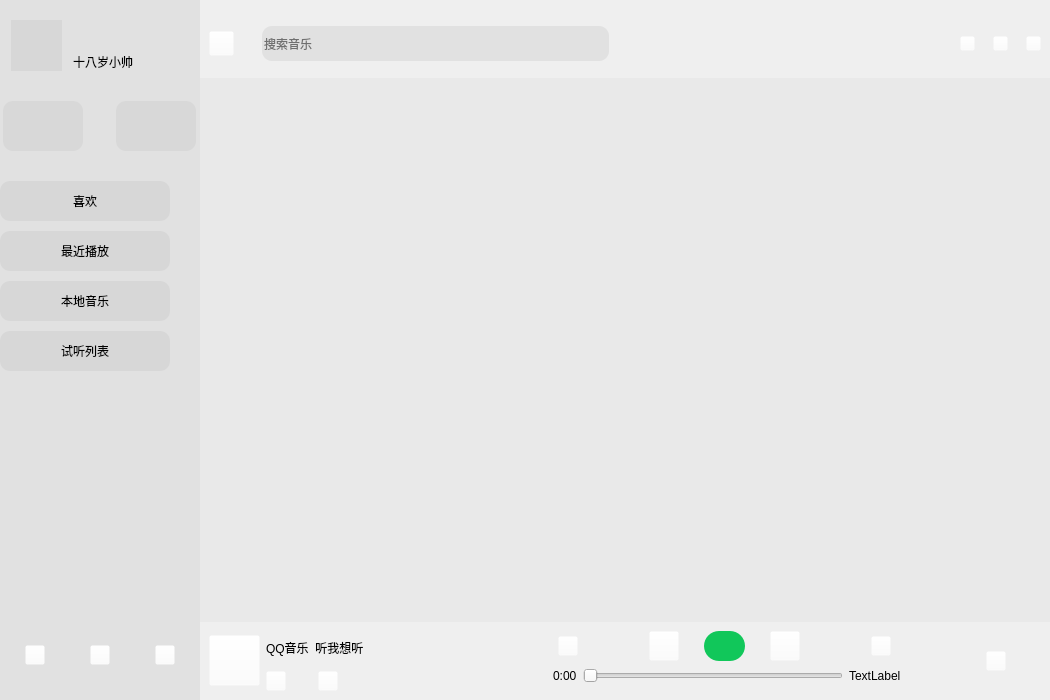
<?xml version="1.0" encoding="UTF-8"?>
<ui version="4.0">
 <class>MainWindow</class>
 <widget class="QMainWindow" name="MainWindow">
  <property name="geometry">
   <rect>
    <x>0</x>
    <y>0</y>
    <width>1050</width>
    <height>700</height>
   </rect>
  </property>
  <property name="windowTitle">
   <string>MainWindow</string>
  </property>
  <widget class="QWidget" name="centralwidget">
   <layout class="QGridLayout" name="gridLayout">
    <property name="leftMargin">
     <number>0</number>
    </property>
    <property name="topMargin">
     <number>0</number>
    </property>
    <property name="rightMargin">
     <number>0</number>
    </property>
    <property name="bottomMargin">
     <number>0</number>
    </property>
    <property name="spacing">
     <number>0</number>
    </property>
    <item row="0" column="0">
     <layout class="QHBoxLayout" name="horizontalLayout" stretch="0,11">
      <property name="spacing">
       <number>0</number>
      </property>
      <item>
       <widget class="QWidget" name="widget" native="true">
        <property name="minimumSize">
         <size>
          <width>200</width>
          <height>0</height>
         </size>
        </property>
        <property name="maximumSize">
         <size>
          <width>200</width>
          <height>16777215</height>
         </size>
        </property>
        <property name="styleSheet">
         <string notr="true">background-color: rgba(196, 196, 196,80);</string>
        </property>
        <layout class="QGridLayout" name="gridLayout_3">
         <property name="leftMargin">
          <number>0</number>
         </property>
         <property name="topMargin">
          <number>0</number>
         </property>
         <property name="rightMargin">
          <number>0</number>
         </property>
         <property name="bottomMargin">
          <number>0</number>
         </property>
         <property name="spacing">
          <number>0</number>
         </property>
         <item row="0" column="0">
          <layout class="QVBoxLayout" name="verticalLayout_5">
           <property name="spacing">
            <number>30</number>
           </property>
           <item>
            <layout class="QHBoxLayout" name="horizontalLayout_10">
             <property name="spacing">
              <number>10</number>
             </property>
             <property name="leftMargin">
              <number>10</number>
             </property>
             <property name="topMargin">
              <number>20</number>
             </property>
             <item>
              <widget class="QLabel" name="label_4">
               <property name="minimumSize">
                <size>
                 <width>51</width>
                 <height>51</height>
                </size>
               </property>
               <property name="maximumSize">
                <size>
                 <width>51</width>
                 <height>51</height>
                </size>
               </property>
               <property name="text">
                <string/>
               </property>
               <property name="scaledContents">
                <bool>true</bool>
               </property>
              </widget>
             </item>
             <item>
              <widget class="QLabel" name="label_5">
               <property name="minimumSize">
                <size>
                 <width>61</width>
                 <height>0</height>
                </size>
               </property>
               <property name="maximumSize">
                <size>
                 <width>61</width>
                 <height>16777215</height>
                </size>
               </property>
               <property name="styleSheet">
                <string notr="true">font: 9pt &quot;Microsoft YaHei UI&quot;;
background-color: rgba(255, 255, 255,0);</string>
               </property>
               <property name="text">
                <string>十八岁小帅</string>
               </property>
               <property name="alignment">
                <set>Qt::AlignBottom|Qt::AlignLeading|Qt::AlignLeft</set>
               </property>
              </widget>
             </item>
             <item>
              <widget class="QLabel" name="label_6">
               <property name="minimumSize">
                <size>
                 <width>21</width>
                 <height>21</height>
                </size>
               </property>
               <property name="maximumSize">
                <size>
                 <width>21</width>
                 <height>21</height>
                </size>
               </property>
               <property name="styleSheet">
                <string notr="true">background-color: rgba(255, 255, 255,0);</string>
               </property>
               <property name="text">
                <string/>
               </property>
               <property name="pixmap">
                <pixmap resource="111.qrc">:/icon/17.png</pixmap>
               </property>
               <property name="scaledContents">
                <bool>true</bool>
               </property>
              </widget>
             </item>
             <item>
              <widget class="QLabel" name="label_7">
               <property name="minimumSize">
                <size>
                 <width>21</width>
                 <height>21</height>
                </size>
               </property>
               <property name="maximumSize">
                <size>
                 <width>21</width>
                 <height>21</height>
                </size>
               </property>
               <property name="styleSheet">
                <string notr="true">background-color: rgba(255, 255, 255,0);</string>
               </property>
               <property name="text">
                <string/>
               </property>
               <property name="pixmap">
                <pixmap resource="111.qrc">:/icon/28.png</pixmap>
               </property>
               <property name="scaledContents">
                <bool>true</bool>
               </property>
              </widget>
             </item>
            </layout>
           </item>
           <item>
            <layout class="QHBoxLayout" name="horizontalLayout_9">
             <item>
              <widget class="QPushButton" name="pushButton_5">
               <property name="minimumSize">
                <size>
                 <width>80</width>
                 <height>50</height>
                </size>
               </property>
               <property name="maximumSize">
                <size>
                 <width>80</width>
                 <height>50</height>
                </size>
               </property>
               <property name="styleSheet">
                <string notr="true">border-radius:10px;
background-color: rgba(201, 201, 201,100);</string>
               </property>
               <property name="text">
                <string/>
               </property>
               <property name="iconSize">
                <size>
                 <width>30</width>
                 <height>30</height>
                </size>
               </property>
              </widget>
             </item>
             <item>
              <widget class="QPushButton" name="pushButton_6">
               <property name="minimumSize">
                <size>
                 <width>80</width>
                 <height>50</height>
                </size>
               </property>
               <property name="maximumSize">
                <size>
                 <width>80</width>
                 <height>50</height>
                </size>
               </property>
               <property name="styleSheet">
                <string notr="true">border-radius:10px;
background-color: rgba(201, 201, 201,100);</string>
               </property>
               <property name="text">
                <string/>
               </property>
               <property name="iconSize">
                <size>
                 <width>30</width>
                 <height>30</height>
                </size>
               </property>
              </widget>
             </item>
            </layout>
           </item>
           <item>
            <layout class="QVBoxLayout" name="verticalLayout_4">
             <property name="spacing">
              <number>10</number>
             </property>
             <item>
              <widget class="QPushButton" name="pushButton_7">
               <property name="minimumSize">
                <size>
                 <width>170</width>
                 <height>40</height>
                </size>
               </property>
               <property name="maximumSize">
                <size>
                 <width>170</width>
                 <height>40</height>
                </size>
               </property>
               <property name="layoutDirection">
                <enum>Qt::LeftToRight</enum>
               </property>
               <property name="styleSheet">
                <string notr="true">border-radius:10px;
font: 10pt &quot;Microsoft YaHei UI&quot;;</string>
               </property>
               <property name="text">
                <string>喜欢</string>
               </property>
               <property name="iconSize">
                <size>
                 <width>25</width>
                 <height>25</height>
                </size>
               </property>
              </widget>
             </item>
             <item>
              <widget class="QPushButton" name="pushButton_8">
               <property name="minimumSize">
                <size>
                 <width>170</width>
                 <height>40</height>
                </size>
               </property>
               <property name="maximumSize">
                <size>
                 <width>170</width>
                 <height>40</height>
                </size>
               </property>
               <property name="layoutDirection">
                <enum>Qt::LeftToRight</enum>
               </property>
               <property name="styleSheet">
                <string notr="true">border-radius:10px;
font: 10pt &quot;Microsoft YaHei UI&quot;;</string>
               </property>
               <property name="text">
                <string>最近播放</string>
               </property>
               <property name="iconSize">
                <size>
                 <width>25</width>
                 <height>25</height>
                </size>
               </property>
              </widget>
             </item>
             <item>
              <widget class="QPushButton" name="pushButton_9">
               <property name="minimumSize">
                <size>
                 <width>170</width>
                 <height>40</height>
                </size>
               </property>
               <property name="maximumSize">
                <size>
                 <width>170</width>
                 <height>40</height>
                </size>
               </property>
               <property name="layoutDirection">
                <enum>Qt::LeftToRight</enum>
               </property>
               <property name="styleSheet">
                <string notr="true">border-radius:10px;
font: 10pt &quot;Microsoft YaHei UI&quot;;</string>
               </property>
               <property name="text">
                <string>本地音乐</string>
               </property>
               <property name="iconSize">
                <size>
                 <width>25</width>
                 <height>25</height>
                </size>
               </property>
              </widget>
             </item>
             <item>
              <widget class="QPushButton" name="pushButton_10">
               <property name="minimumSize">
                <size>
                 <width>170</width>
                 <height>40</height>
                </size>
               </property>
               <property name="maximumSize">
                <size>
                 <width>170</width>
                 <height>40</height>
                </size>
               </property>
               <property name="layoutDirection">
                <enum>Qt::LeftToRight</enum>
               </property>
               <property name="styleSheet">
                <string notr="true">border-radius:10px;
font: 10pt &quot;Microsoft YaHei UI&quot;;</string>
               </property>
               <property name="text">
                <string>试听列表</string>
               </property>
               <property name="iconSize">
                <size>
                 <width>25</width>
                 <height>25</height>
                </size>
               </property>
              </widget>
             </item>
            </layout>
           </item>
           <item>
            <spacer name="verticalSpacer">
             <property name="orientation">
              <enum>Qt::Vertical</enum>
             </property>
             <property name="sizeHint" stdset="0">
              <size>
               <width>20</width>
               <height>358</height>
              </size>
             </property>
            </spacer>
           </item>
           <item>
            <layout class="QHBoxLayout" name="horizontalLayout_8">
             <property name="spacing">
              <number>20</number>
             </property>
             <item>
              <widget class="QPushButton" name="pushButton_20">
               <property name="minimumSize">
                <size>
                 <width>20</width>
                 <height>20</height>
                </size>
               </property>
               <property name="maximumSize">
                <size>
                 <width>20</width>
                 <height>20</height>
                </size>
               </property>
               <property name="styleSheet">
                <string notr="true">background-color: rgba(255, 255, 255, 0);</string>
               </property>
               <property name="text">
                <string/>
               </property>
              </widget>
             </item>
             <item>
              <widget class="QPushButton" name="pushButton_21">
               <property name="minimumSize">
                <size>
                 <width>20</width>
                 <height>20</height>
                </size>
               </property>
               <property name="maximumSize">
                <size>
                 <width>20</width>
                 <height>20</height>
                </size>
               </property>
               <property name="styleSheet">
                <string notr="true">background-color: rgba(255, 255, 255, 0);</string>
               </property>
               <property name="text">
                <string/>
               </property>
              </widget>
             </item>
             <item>
              <widget class="QPushButton" name="pushButton_22">
               <property name="minimumSize">
                <size>
                 <width>20</width>
                 <height>20</height>
                </size>
               </property>
               <property name="maximumSize">
                <size>
                 <width>20</width>
                 <height>20</height>
                </size>
               </property>
               <property name="styleSheet">
                <string notr="true">background-color: rgba(255, 255, 255, 0);</string>
               </property>
               <property name="text">
                <string/>
               </property>
              </widget>
             </item>
            </layout>
           </item>
           <item>
            <widget class="QLabel" name="label_8">
             <property name="minimumSize">
              <size>
               <width>0</width>
               <height>5</height>
              </size>
             </property>
             <property name="maximumSize">
              <size>
               <width>16777215</width>
               <height>5</height>
              </size>
             </property>
             <property name="styleSheet">
              <string notr="true">background-color: rgba(255, 255, 255, 0);</string>
             </property>
             <property name="text">
              <string/>
             </property>
            </widget>
           </item>
          </layout>
         </item>
        </layout>
       </widget>
      </item>
      <item>
       <layout class="QVBoxLayout" name="verticalLayout" stretch="1,7,1">
        <property name="spacing">
         <number>0</number>
        </property>
        <item>
         <widget class="QWidget" name="widget_2" native="true">
          <property name="styleSheet">
           <string notr="true"/>
          </property>
          <layout class="QGridLayout" name="gridLayout_2">
           <property name="bottomMargin">
            <number>0</number>
           </property>
           <property name="spacing">
            <number>0</number>
           </property>
           <item row="0" column="0">
            <layout class="QHBoxLayout" name="horizontalLayout_2">
             <property name="spacing">
              <number>4</number>
             </property>
             <item>
              <widget class="QPushButton" name="pushButton">
               <property name="minimumSize">
                <size>
                 <width>25</width>
                 <height>25</height>
                </size>
               </property>
               <property name="maximumSize">
                <size>
                 <width>25</width>
                 <height>25</height>
                </size>
               </property>
               <property name="styleSheet">
                <string notr="true">background-color: rgba(255, 255, 255,0);</string>
               </property>
               <property name="text">
                <string/>
               </property>
               <property name="iconSize">
                <size>
                 <width>20</width>
                 <height>20</height>
                </size>
               </property>
              </widget>
             </item>
             <item>
              <widget class="QLabel" name="label">
               <property name="minimumSize">
                <size>
                 <width>20</width>
                 <height>0</height>
                </size>
               </property>
               <property name="maximumSize">
                <size>
                 <width>20</width>
                 <height>16777215</height>
                </size>
               </property>
               <property name="text">
                <string/>
               </property>
              </widget>
             </item>
             <item>
              <widget class="QLineEdit" name="lineEdit">
               <property name="minimumSize">
                <size>
                 <width>200</width>
                 <height>35</height>
                </size>
               </property>
               <property name="maximumSize">
                <size>
                 <width>16777215</width>
                 <height>35</height>
                </size>
               </property>
               <property name="styleSheet">
                <string notr="true">background-color: rgba(169, 169, 169,50);
font: 10pt &quot;Microsoft YaHei UI&quot;;
border-radius:10px;</string>
               </property>
               <property name="placeholderText">
                <string>搜索音乐</string>
               </property>
              </widget>
             </item>
             <item>
              <spacer name="horizontalSpacer">
               <property name="orientation">
                <enum>Qt::Horizontal</enum>
               </property>
               <property name="sizeHint" stdset="0">
                <size>
                 <width>40</width>
                 <height>20</height>
                </size>
               </property>
              </spacer>
             </item>
             <item>
              <widget class="QPushButton" name="pushButton_2">
               <property name="minimumSize">
                <size>
                 <width>15</width>
                 <height>15</height>
                </size>
               </property>
               <property name="maximumSize">
                <size>
                 <width>15</width>
                 <height>15</height>
                </size>
               </property>
               <property name="styleSheet">
                <string notr="true">background-color: rgba(255, 255, 255,0);</string>
               </property>
               <property name="text">
                <string/>
               </property>
               <property name="iconSize">
                <size>
                 <width>10</width>
                 <height>10</height>
                </size>
               </property>
              </widget>
             </item>
             <item>
              <widget class="QLabel" name="label_2">
               <property name="minimumSize">
                <size>
                 <width>10</width>
                 <height>0</height>
                </size>
               </property>
               <property name="maximumSize">
                <size>
                 <width>10</width>
                 <height>16777215</height>
                </size>
               </property>
               <property name="styleSheet">
                <string notr="true">background-color: rgba(255, 255, 255,0);</string>
               </property>
               <property name="text">
                <string/>
               </property>
              </widget>
             </item>
             <item>
              <widget class="QPushButton" name="pushButton_3">
               <property name="minimumSize">
                <size>
                 <width>15</width>
                 <height>15</height>
                </size>
               </property>
               <property name="maximumSize">
                <size>
                 <width>15</width>
                 <height>15</height>
                </size>
               </property>
               <property name="styleSheet">
                <string notr="true">background-color: rgba(255, 255, 255,0);</string>
               </property>
               <property name="text">
                <string/>
               </property>
               <property name="iconSize">
                <size>
                 <width>10</width>
                 <height>10</height>
                </size>
               </property>
              </widget>
             </item>
             <item>
              <widget class="QLabel" name="label_3">
               <property name="minimumSize">
                <size>
                 <width>10</width>
                 <height>0</height>
                </size>
               </property>
               <property name="maximumSize">
                <size>
                 <width>10</width>
                 <height>16777215</height>
                </size>
               </property>
               <property name="styleSheet">
                <string notr="true">background-color: rgba(255, 255, 255,0);</string>
               </property>
               <property name="text">
                <string/>
               </property>
              </widget>
             </item>
             <item>
              <widget class="QPushButton" name="pushButton_4">
               <property name="minimumSize">
                <size>
                 <width>15</width>
                 <height>15</height>
                </size>
               </property>
               <property name="maximumSize">
                <size>
                 <width>15</width>
                 <height>15</height>
                </size>
               </property>
               <property name="styleSheet">
                <string notr="true">background-color: rgba(255, 255, 255,0);</string>
               </property>
               <property name="text">
                <string/>
               </property>
               <property name="iconSize">
                <size>
                 <width>10</width>
                 <height>10</height>
                </size>
               </property>
              </widget>
             </item>
            </layout>
           </item>
          </layout>
         </widget>
        </item>
        <item>
         <widget class="QWidget" name="widget_3" native="true">
          <property name="styleSheet">
           <string notr="true">background-color: rgba(196, 196, 196,40);</string>
          </property>
         </widget>
        </item>
        <item>
         <widget class="QWidget" name="widget_4" native="true">
          <property name="styleSheet">
           <string notr="true"/>
          </property>
          <layout class="QHBoxLayout" name="horizontalLayout_7">
           <item>
            <widget class="MyQPushButton" name="pushButton_19">
             <property name="minimumSize">
              <size>
               <width>51</width>
               <height>51</height>
              </size>
             </property>
             <property name="maximumSize">
              <size>
               <width>51</width>
               <height>51</height>
              </size>
             </property>
             <property name="styleSheet">
              <string notr="true">background-color: rgba(255, 255, 255, 0);</string>
             </property>
             <property name="text">
              <string/>
             </property>
            </widget>
           </item>
           <item>
            <layout class="QHBoxLayout" name="horizontalLayout_6">
             <item>
              <layout class="QVBoxLayout" name="verticalLayout_2">
               <item>
                <widget class="QLabel" name="label_9">
                 <property name="minimumSize">
                  <size>
                   <width>200</width>
                   <height>0</height>
                  </size>
                 </property>
                 <property name="maximumSize">
                  <size>
                   <width>200</width>
                   <height>16777215</height>
                  </size>
                 </property>
                 <property name="text">
                  <string>QQ音乐  听我想听</string>
                 </property>
                </widget>
               </item>
               <item>
                <layout class="QHBoxLayout" name="horizontalLayout_5">
                 <item>
                  <widget class="QPushButton" name="pushButton_11">
                   <property name="minimumSize">
                    <size>
                     <width>20</width>
                     <height>20</height>
                    </size>
                   </property>
                   <property name="maximumSize">
                    <size>
                     <width>20</width>
                     <height>20</height>
                    </size>
                   </property>
                   <property name="styleSheet">
                    <string notr="true">background-color: rgba(255, 255, 255,0);</string>
                   </property>
                   <property name="text">
                    <string/>
                   </property>
                   <property name="icon">
                    <iconset resource="111.qrc">
                     <normaloff>:/icon/18.png</normaloff>:/icon/18.png</iconset>
                   </property>
                   <property name="iconSize">
                    <size>
                     <width>20</width>
                     <height>20</height>
                    </size>
                   </property>
                  </widget>
                 </item>
                 <item>
                  <widget class="QLabel" name="label_16">
                   <property name="minimumSize">
                    <size>
                     <width>20</width>
                     <height>0</height>
                    </size>
                   </property>
                   <property name="maximumSize">
                    <size>
                     <width>20</width>
                     <height>16777215</height>
                    </size>
                   </property>
                   <property name="text">
                    <string/>
                   </property>
                  </widget>
                 </item>
                 <item>
                  <widget class="QPushButton" name="pushButton_18">
                   <property name="minimumSize">
                    <size>
                     <width>20</width>
                     <height>20</height>
                    </size>
                   </property>
                   <property name="maximumSize">
                    <size>
                     <width>20</width>
                     <height>20</height>
                    </size>
                   </property>
                   <property name="styleSheet">
                    <string notr="true">background-color: rgba(255, 255, 255,0);</string>
                   </property>
                   <property name="text">
                    <string/>
                   </property>
                   <property name="iconSize">
                    <size>
                     <width>20</width>
                     <height>20</height>
                    </size>
                   </property>
                  </widget>
                 </item>
                 <item>
                  <spacer name="horizontalSpacer_2">
                   <property name="orientation">
                    <enum>Qt::Horizontal</enum>
                   </property>
                   <property name="sizeHint" stdset="0">
                    <size>
                     <width>58</width>
                     <height>20</height>
                    </size>
                   </property>
                  </spacer>
                 </item>
                </layout>
               </item>
              </layout>
             </item>
            </layout>
           </item>
           <item>
            <spacer name="horizontalSpacer_3">
             <property name="orientation">
              <enum>Qt::Horizontal</enum>
             </property>
             <property name="sizeHint" stdset="0">
              <size>
               <width>86</width>
               <height>20</height>
              </size>
             </property>
            </spacer>
           </item>
           <item>
            <layout class="QVBoxLayout" name="verticalLayout_3" stretch="3,1">
             <property name="spacing">
              <number>0</number>
             </property>
             <item>
              <layout class="QHBoxLayout" name="horizontalLayout_4">
               <item>
                <widget class="QPushButton" name="pushButton_12">
                 <property name="minimumSize">
                  <size>
                   <width>20</width>
                   <height>20</height>
                  </size>
                 </property>
                 <property name="maximumSize">
                  <size>
                   <width>20</width>
                   <height>20</height>
                  </size>
                 </property>
                 <property name="styleSheet">
                  <string notr="true">background-color: rgba(255, 255, 255,0);</string>
                 </property>
                 <property name="text">
                  <string/>
                 </property>
                </widget>
               </item>
               <item>
                <widget class="QLabel" name="label_12">
                 <property name="minimumSize">
                  <size>
                   <width>61</width>
                   <height>0</height>
                  </size>
                 </property>
                 <property name="maximumSize">
                  <size>
                   <width>61</width>
                   <height>16777215</height>
                  </size>
                 </property>
                 <property name="text">
                  <string/>
                 </property>
                </widget>
               </item>
               <item>
                <widget class="QPushButton" name="pushButton_13">
                 <property name="minimumSize">
                  <size>
                   <width>30</width>
                   <height>30</height>
                  </size>
                 </property>
                 <property name="maximumSize">
                  <size>
                   <width>30</width>
                   <height>30</height>
                  </size>
                 </property>
                 <property name="styleSheet">
                  <string notr="true">background-color: rgba(255, 255, 255,0);</string>
                 </property>
                 <property name="text">
                  <string/>
                 </property>
                </widget>
               </item>
               <item>
                <widget class="QLabel" name="label_14">
                 <property name="minimumSize">
                  <size>
                   <width>15</width>
                   <height>0</height>
                  </size>
                 </property>
                 <property name="maximumSize">
                  <size>
                   <width>15</width>
                   <height>16777215</height>
                  </size>
                 </property>
                 <property name="text">
                  <string/>
                 </property>
                </widget>
               </item>
               <item>
                <widget class="QPushButton" name="pushButton_14">
                 <property name="minimumSize">
                  <size>
                   <width>41</width>
                   <height>30</height>
                  </size>
                 </property>
                 <property name="maximumSize">
                  <size>
                   <width>41</width>
                   <height>30</height>
                  </size>
                 </property>
                 <property name="styleSheet">
                  <string notr="true">border-radius:15px;
background-color: rgb(17, 199, 90);</string>
                 </property>
                 <property name="text">
                  <string/>
                 </property>
                 <property name="icon">
                  <iconset resource="111.qrc">
                   <normaloff>:/icon/42.png</normaloff>:/icon/42.png</iconset>
                 </property>
                 <property name="iconSize">
                  <size>
                   <width>20</width>
                   <height>20</height>
                  </size>
                 </property>
                </widget>
               </item>
               <item>
                <widget class="QLabel" name="label_15">
                 <property name="minimumSize">
                  <size>
                   <width>15</width>
                   <height>0</height>
                  </size>
                 </property>
                 <property name="maximumSize">
                  <size>
                   <width>15</width>
                   <height>16777215</height>
                  </size>
                 </property>
                 <property name="text">
                  <string/>
                 </property>
                </widget>
               </item>
               <item>
                <widget class="QPushButton" name="pushButton_15">
                 <property name="minimumSize">
                  <size>
                   <width>30</width>
                   <height>30</height>
                  </size>
                 </property>
                 <property name="maximumSize">
                  <size>
                   <width>30</width>
                   <height>30</height>
                  </size>
                 </property>
                 <property name="styleSheet">
                  <string notr="true">background-color: rgba(255, 255, 255,0);</string>
                 </property>
                 <property name="text">
                  <string/>
                 </property>
                </widget>
               </item>
               <item>
                <widget class="QLabel" name="label_13">
                 <property name="minimumSize">
                  <size>
                   <width>61</width>
                   <height>0</height>
                  </size>
                 </property>
                 <property name="maximumSize">
                  <size>
                   <width>61</width>
                   <height>16777215</height>
                  </size>
                 </property>
                 <property name="text">
                  <string/>
                 </property>
                </widget>
               </item>
               <item>
                <widget class="QPushButton" name="pushButton_16">
                 <property name="minimumSize">
                  <size>
                   <width>20</width>
                   <height>20</height>
                  </size>
                 </property>
                 <property name="maximumSize">
                  <size>
                   <width>20</width>
                   <height>20</height>
                  </size>
                 </property>
                 <property name="styleSheet">
                  <string notr="true">background-color: rgba(255, 255, 255,0);</string>
                 </property>
                 <property name="text">
                  <string/>
                 </property>
                </widget>
               </item>
              </layout>
             </item>
             <item>
              <layout class="QHBoxLayout" name="horizontalLayout_3">
               <property name="spacing">
                <number>6</number>
               </property>
               <item>
                <widget class="QLabel" name="label_10">
                 <property name="text">
                  <string>0:00</string>
                 </property>
                </widget>
               </item>
               <item>
                <widget class="QSlider" name="horizontalSlider">
                 <property name="minimumSize">
                  <size>
                   <width>260</width>
                   <height>15</height>
                  </size>
                 </property>
                 <property name="maximumSize">
                  <size>
                   <width>260</width>
                   <height>15</height>
                  </size>
                 </property>
                 <property name="orientation">
                  <enum>Qt::Horizontal</enum>
                 </property>
                </widget>
               </item>
               <item>
                <widget class="QLabel" name="label_11">
                 <property name="text">
                  <string>TextLabel</string>
                 </property>
                </widget>
               </item>
              </layout>
             </item>
            </layout>
           </item>
           <item>
            <spacer name="horizontalSpacer_4">
             <property name="orientation">
              <enum>Qt::Horizontal</enum>
             </property>
             <property name="sizeHint" stdset="0">
              <size>
               <width>85</width>
               <height>20</height>
              </size>
             </property>
            </spacer>
           </item>
           <item>
            <widget class="QPushButton" name="pushButton_17">
             <property name="minimumSize">
              <size>
               <width>20</width>
               <height>20</height>
              </size>
             </property>
             <property name="maximumSize">
              <size>
               <width>20</width>
               <height>20</height>
              </size>
             </property>
             <property name="styleSheet">
              <string notr="true">background-color: rgba(255, 255, 255,0);</string>
             </property>
             <property name="text">
              <string/>
             </property>
             <property name="iconSize">
              <size>
               <width>20</width>
               <height>20</height>
              </size>
             </property>
            </widget>
           </item>
           <item>
            <spacer name="horizontalSpacer_5">
             <property name="orientation">
              <enum>Qt::Horizontal</enum>
             </property>
             <property name="sizeHint" stdset="0">
              <size>
               <width>40</width>
               <height>20</height>
              </size>
             </property>
            </spacer>
           </item>
          </layout>
         </widget>
        </item>
       </layout>
      </item>
     </layout>
    </item>
   </layout>
  </widget>
 </widget>
 <customwidgets>
  <customwidget>
   <class>MyQPushButton</class>
   <extends>QPushButton</extends>
   <header>myqpushbutton.h</header>
  </customwidget>
 </customwidgets>
 <resources>
  <include location="111.qrc"/>
 </resources>
 <connections/>
</ui>
